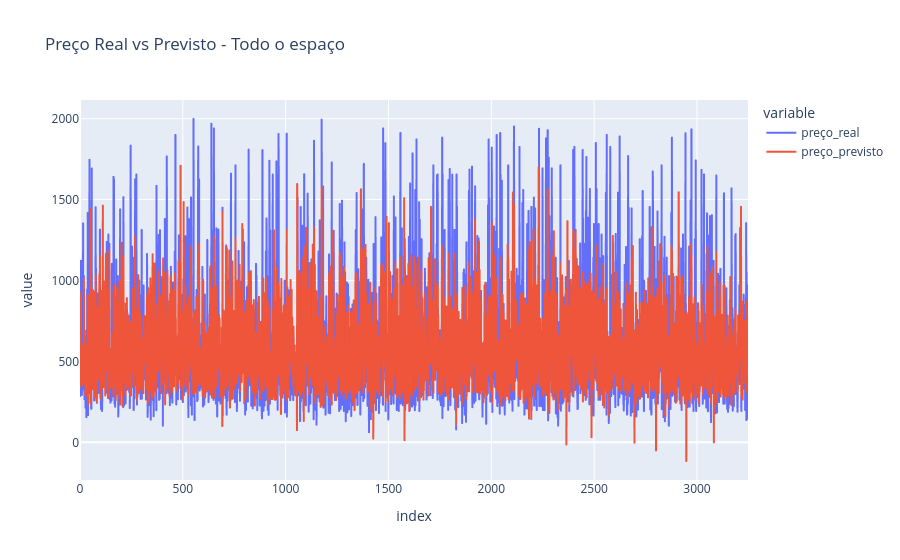

Notebook code cell kept with this figure:
### Markdown cell above
Outlier grande de 1544 para o restante dos dados, como pode ser visto, e pode estar estragando a regressão ou o teste.

### Code cell
import pandas as pd
import plotly.express as px

nome_do_grupo = 'Todo o espaço' 

y_real = predicoes_por_quarto['lasso'][nome_do_grupo]['y_test']
y_previsto = predicoes_por_quarto['lasso'][nome_do_grupo]['y_pred']

df_grupo_original = dfs_por_quartos[nome_do_grupo].dropna()
X_grupo = df_grupo_original.drop(columns=['price_cleaned'])
y_grupo = df_grupo_original['price_cleaned'].values

_, X_test_grupo, _, _ = train_test_split(
    X_grupo, y_grupo, test_size=0.2, random_state=RANDOM_SEED
)

df_grupo = pd.DataFrame({
    'id_imovel': X_test_grupo['id'], 
    'preço_real': y_real,            
    'preço_previsto': y_previsto     
})

df_grupo.reset_index(drop=True, inplace=True)
df_grupo['erro (%)'] = ((df_grupo['preço_real'] - df_grupo['preço_previsto']).abs() / df_grupo['preço_real'])*100

fig = px.line(df_grupo, y=['preço_real', 'preço_previsto'], 
              title=f"Preço Real vs Previsto - {nome_do_grupo}")
fig.show()

print(f"Exemplos com erro >= 10% para {nome_do_grupo}:")
print(df_grupo[df_grupo['erro (%)'] >= 10].head())

### Figure 1 — Plotly figure (JSON) as saved in the notebook; plotly's stock layout.template omitted (floating-point values rounded to 4 significant figures; data arrays with more than 128 entries replaced by an {"elided": "..."} marker saying what was removed)
{"data": [{"hovertemplate": "variable=preço_real<br>index=%{x}<br>value=%{y}<extra></extra>", "legendgroup": "preço_real", "line": {"color": "#636efa", "dash": "solid"}, "marker": {"symbol": "circle"}, "mode": "lines", "name": "preço_real", "showlegend": true, "type": "scattergl", "x": {"elided": "3249 int values"}, "xaxis": "x", "y": {"elided": "3249 float values"}, "yaxis": "y"}, {"hovertemplate": "variable=preço_previsto<br>index=%{x}<br>value=%{y}<extra></extra>", "legendgroup": "preço_previsto", "line": {"color": "#EF553B", "dash": "solid"}, "marker": {"symbol": "circle"}, "mode": "lines", "name": "preço_previsto", "showlegend": true, "type": "scattergl", "x": {"elided": "3249 int values"}, "xaxis": "x", "y": {"elided": "3249 float values"}, "yaxis": "y"}], "layout": {"legend": {"title": {"text": "variable"}, "tracegroupgap": 0}, "title": {"text": "Preço Real vs Previsto - Todo o espaço"}, "xaxis": {"anchor": "y", "domain": [0, 1], "title": {"text": "index"}}, "yaxis": {"anchor": "x", "domain": [0, 1], "title": {"text": "value"}}}}
